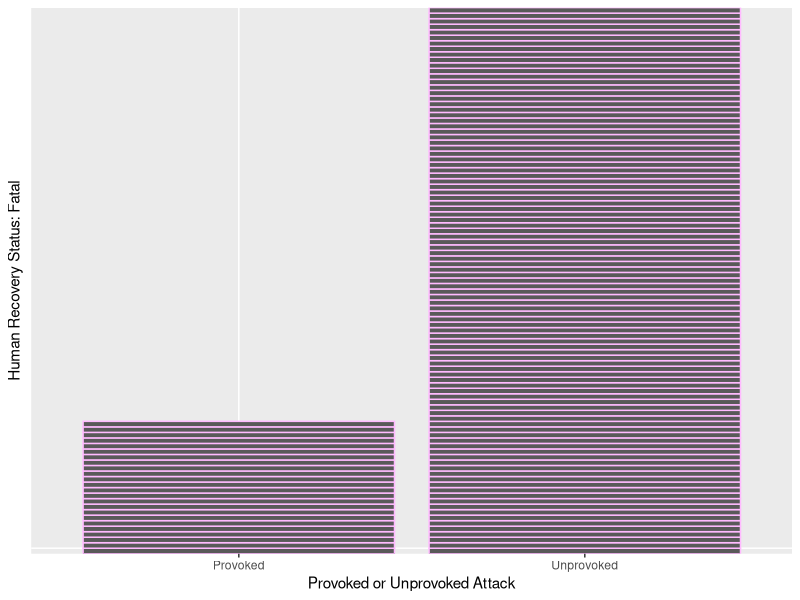
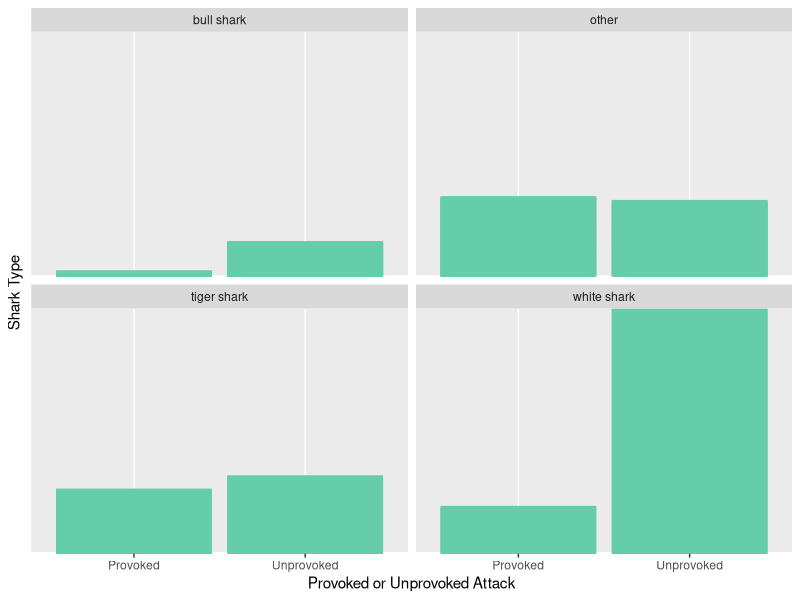

Recreate these plots in R, in order.
## ---- chunk 1
knitr::opts_chunk$set(echo = FALSE)

library(dplyr)
library(ggplot2)
top_sharks <- read.csv("../data/top.sharks.csv")
filtered_data_sharks <- select(top_sharks, Recovery.status, Provoked.unprovoked)
fatality_data <- filter(filtered_data_sharks, Recovery.status == "fatal", Provoked.unprovoked == c("Provoked", "Unprovoked"), na.rm=TRUE)
filtered_data_sharks <- select(top_sharks, Shark.common.name, Provoked.unprovoked) %>%
  filter(Provoked.unprovoked == "Provoked" | Provoked.unprovoked == "Unprovoked")
## ---- chunk 2
ggplot(data = fatality_data, mapping = aes(x = Provoked.unprovoked, y = Recovery.status)) +
  geom_bar(stat="identity", color="plum1") +
  theme(axis.ticks.y=element_blank(), axis.text.y=element_blank())+
  labs(x= "Provoked or Unprovoked Attack", y= "Human Recovery Status: Fatal")
## ---- chunk 3
ggplot(data=filtered_data_sharks, mapping = aes(x = Provoked.unprovoked, y = Shark.common.name)) +
  geom_bar(stat="identity", color="aquamarine3", na.rm=TRUE) +
  theme(axis.ticks.y=element_blank(), axis.text.y=element_blank())+
  labs(x="Provoked or Unprovoked Attack", y = "Shark Type") +
  facet_wrap(~Shark.common.name)
